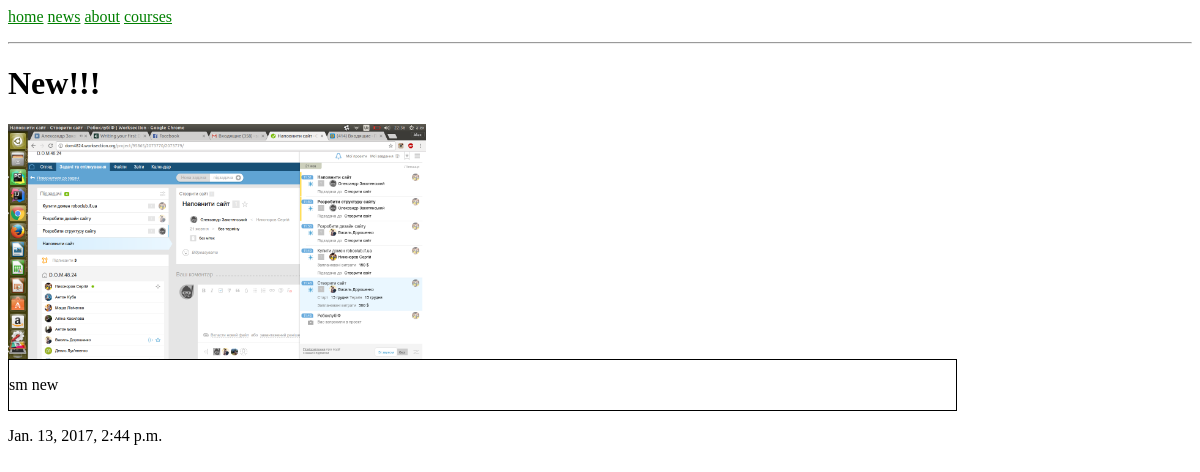
The page /news/article/new/ on the database as committed earlier.
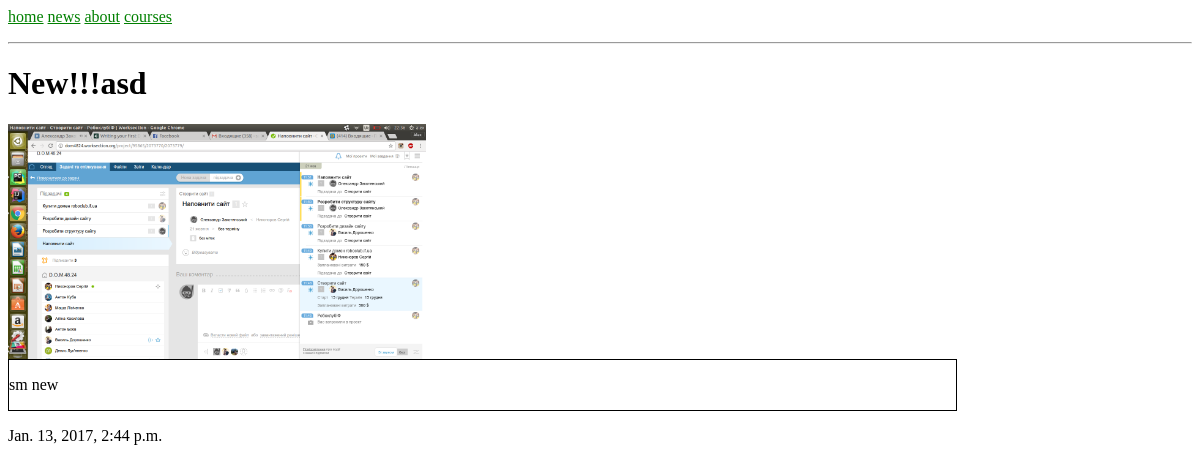
The same page on the database as committed later.
### blog/models.py (models this page shows, shortened)
class Article(models.Model):
    title = models.CharField(max_length=250)
    slug = models.SlugField(unique=True,allow_unicode=True, max_length=250)
    body = models.TextField()
    publish = models.DateTimeField(default=timezone.now)
    image = models.ImageField(upload_to=upload_location, null=True, blank=True, )
    image2 = models.ImageField(upload_to=upload_location, null=True, blank=True, )
    image3 = models.ImageField(upload_to=upload_location, null=True, blank=True, )
    image4 = models.ImageField(upload_to=upload_location, null=True, blank=True, )
    image5 = models.ImageField(upload_to=upload_location, null=True, blank=True, )
    image6 = models.ImageField(upload_to=upload_location, null=True, blank=True, )
    image7 = models.ImageField(upload_to=upload_location, null=True, blank=True, )
    image8 = models.ImageField(upload_to=upload_location, null=True, blank=True, )
    image9 = models.ImageField(upload_to=upload_location, null=True, blank=True, )
    image10 = models.ImageField(upload_to=upload_location, null=True, blank=True, )
    video1 = models.URLField(max_length=150,null=True, blank=True, )
    video2 = models.URLField(max_length=150,null=True, blank=True, )
    video3 = models.URLField(max_length=150,null=True, blank=True, )
    class Meta:
        ordering = ('-publish',)

### blog/views.py (the view, shortened to what this page needs)
# urls.py: url(r'^news/article/(?P<pk>\d+)/$', ArticleDetail.as_view(), name='article'),
class ArticleDetail(TemplateView):
    template_name = "blog/articles_detail.html"
    def get(self, request, *args, **kwargs):
        article_detail=Article.objects.get(slug=kwargs['slug'])
        return render(request,self.template_name,{"article": article_detail})

### home/templates/blog/articles_detail.html (shortened to what this page needs)
<html>
<head>
</head>
<body>
{% include "common/header.html" %}
<h1>{{article.title}}</h1>
    {% if article.image %}
        <img  src='{{ article.image.url }}' class="img-rounded" height="30%" >
    {% endif %}
<div style="width: 80%;border: solid 1px black; word-wrap:break-word;  "><p>{% autoescape off %}{{ article.body }}{% endautoescape %}</p></div>
<p>{{article.publish}}</p>
</body>
</html>

Rows that differ between the two databases and show on the page:
changed Article "sm new": title "New!!!" → "New!!!asd"
